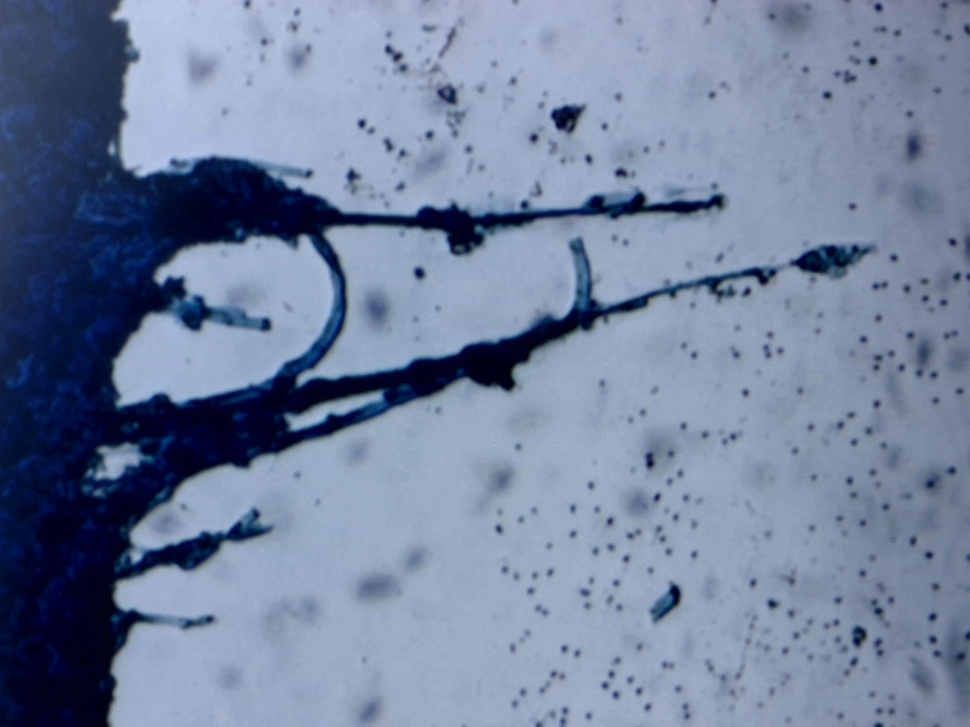
#> input picture data/mycelium/02/my_photo-3.jpg, 970 x 727 px, shrunk from 2592 x 1944 before the run
$ python 03_segmentation_02.py
#> lines starting #> are read from the running program, lines starting #| are printed output that depends on the picture; after the words box and inside, x2 and y2 are one past the last pixel; in counts of white or black regions, pixels touching at a corner belong together; long printed decimals are rounded
#> further down, img1 is the input picture: shape (727, 970, 3); mean R, G, B 114.6, 129.6, 158.2
### src/mycelium/__init__.py
import matplotlib
matplotlib.use('Qt5Agg')

from os.path import dirname, realpath, join

assetsdir_1 = join(dirname(dirname(dirname(realpath(__file__)))), "data", "mycelium", "01")
assetsdir_2 = join(dirname(dirname(dirname(realpath(__file__)))), "data", "mycelium", "02")
assetsdir_3 = join(dirname(dirname(dirname(realpath(__file__)))), "data", "mycelium", "03")

def rgb2gray(img):
    r = img[:, :, 0]
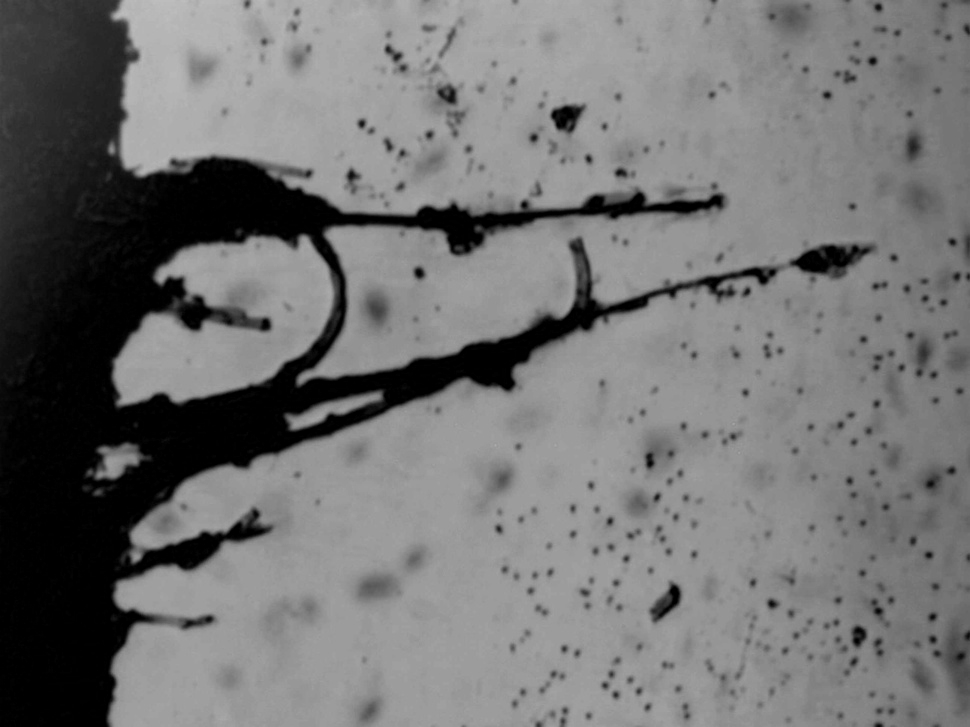
#> r: shape (727, 970); min 0, max 191, mean 114.6
    g = img[:, :, 1]
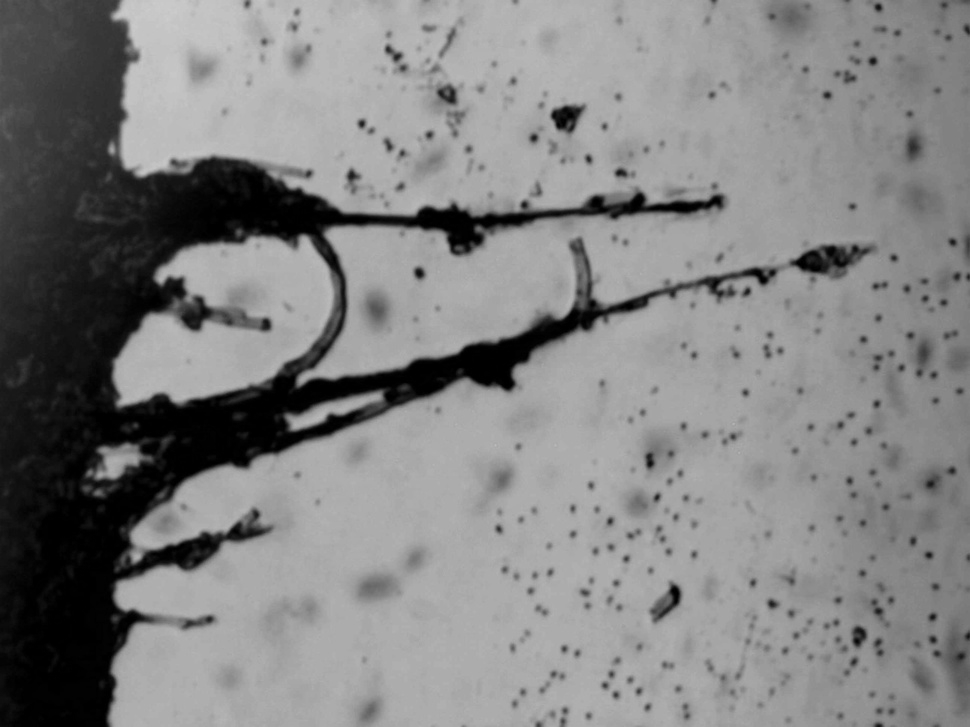
#> g: shape (727, 970); min 0, max 205, mean 129.6
    b = img[:, :, 2]
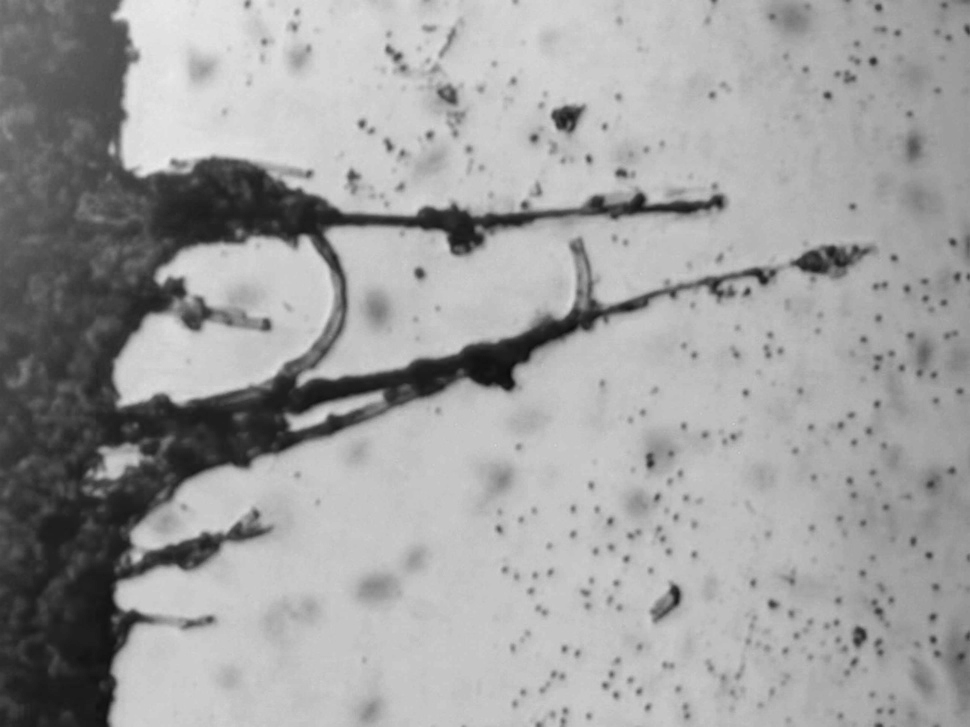
#> b: shape (727, 970); min 13, max 235, mean 158.2
    return (
        0.2989 * r + 0.5879 * g + 0.114 * b
    )
#| 153.0 154.3243
#| 134.139 128.468
#| 134.139 128.468
#| 58.643 56.717
#| 3439.052 3216.841

def threshold(img, thresh=127):
    return ((img > thresh) * 255).astype("uint8")

def inverted_threshold(img, thresh=127):
#> called with thresh = 127
    return ((img < thresh) * 255).astype("uint8")
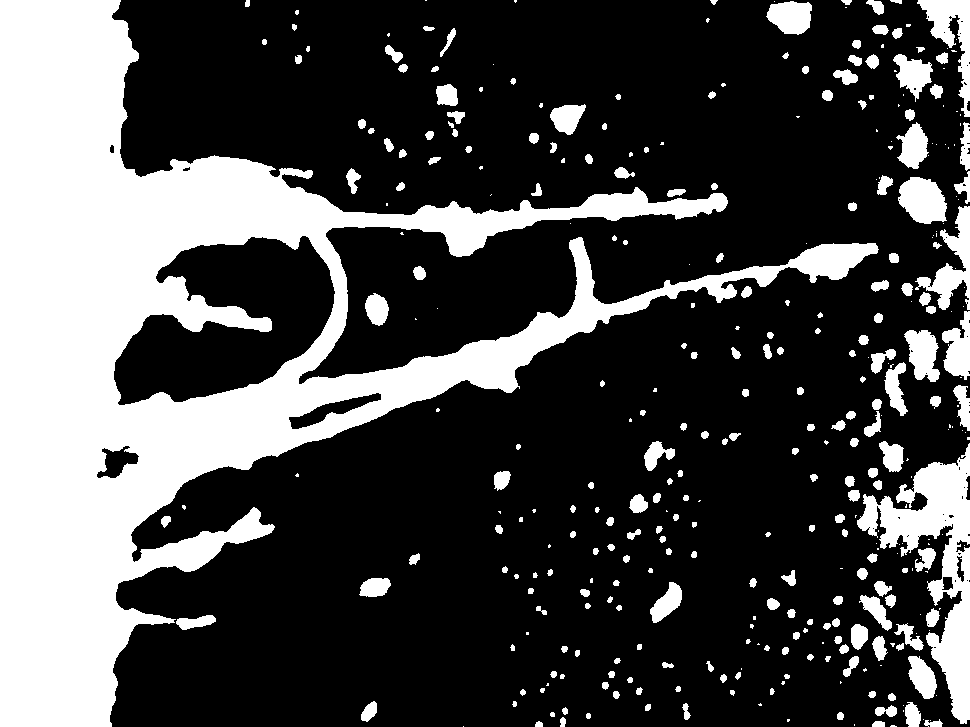
#> returned value: shape (727, 970); 28.8% white; 364 white regions (133 under 20 px), largest, box (x1, y1, x2, y2) and area: (0, 0, 879, 727) 158694, (857, 443, 970, 724) 10557, (917, 0, 970, 117) 2179

### src/mycelium/03_segmentation_02.py
"""
IMAGE SEGMENTATION: image thresholding
on microscopy pictures of mycelium culture (4 months old)
Pleurotus eryngii
"""
from os.path import join

import numpy as np
import matplotlib.pyplot as plt
import matplotlib.image as mpimg

from __init__ import assetsdir_2, rgb2gray, threshold, inverted_threshold


img1 = mpimg.imread(join(assetsdir_2, "my_photo-3.jpg"))
grayscale_img1 = rgb2gray(img1)
print(np.median(img1), np.median(grayscale_img1))
print(np.average(img1), np.average(grayscale_img1))
print(np.mean(img1), np.mean(grayscale_img1))
print(np.std(img1), np.std(grayscale_img1))
print(np.var(img1), np.var(grayscale_img1))

_, axs = plt.subplots(2, 2, constrained_layout=True)

axs[0,0].set_title("Original")
axs[0,0].imshow(img1)

axs[0,1].set_title("grayscale")
axs[0,1].imshow(grayscale_img1, cmap="gray")

axs[1,0].set_title("grayscale - inverted threshold 127 grayscale")
axs[1,0].imshow(grayscale_img1 - inverted_threshold(grayscale_img1), cmap="gray")

axs[1,1].set_title("inverted threshold 127 grayscale - grayscale")
axs[1,1].imshow(inverted_threshold(grayscale_img1) - grayscale_img1, cmap="gray")

plt.show()
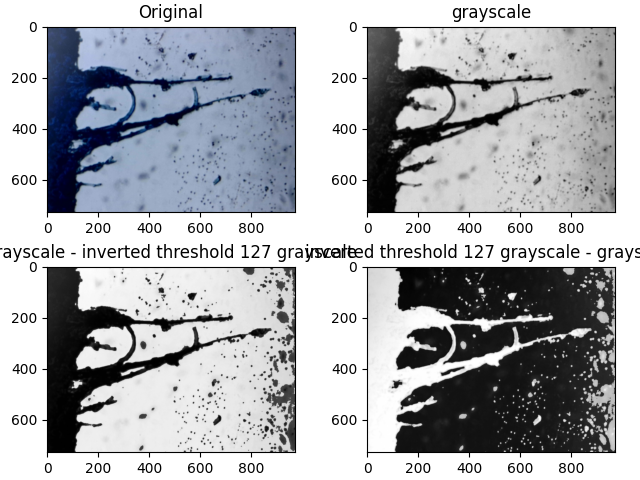
#> figure drawn by matplotlib, 4 panels

$ run again, with data/mycelium/02/my_photo-11.jpg copied over data/mycelium/02/my_photo-3.jpg
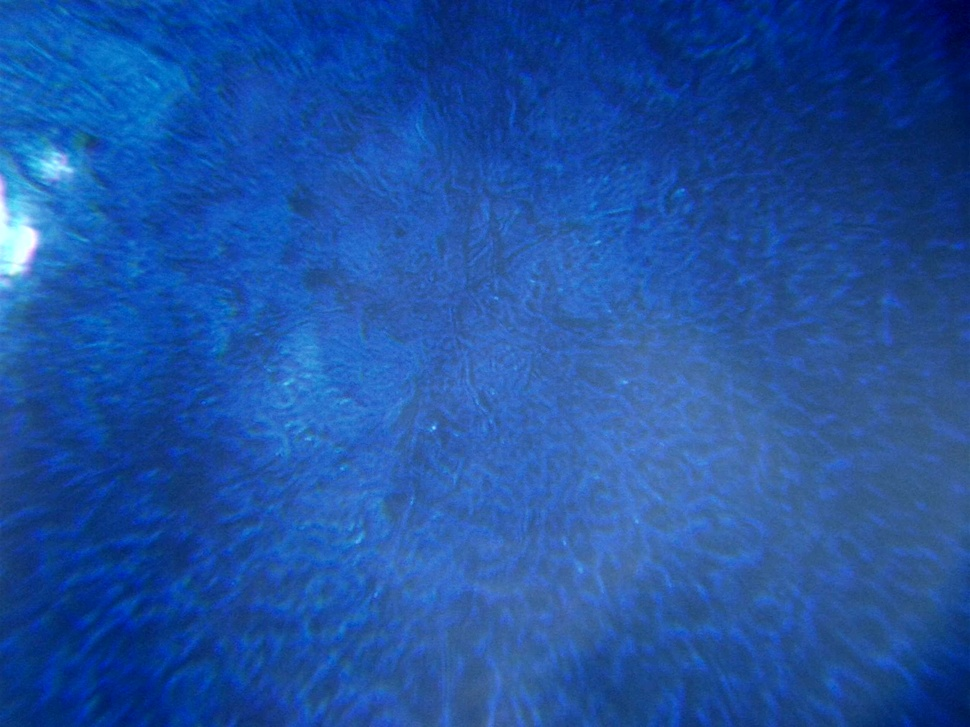
#> input picture data/mycelium/02/my_photo-11.jpg, 970 x 727 px, shrunk from 2592 x 1944 before the run
#> img1 is the input picture: shape (727, 970, 3); mean R, G, B 30.7, 81.7, 162.7
#| 83.0 76.808
#| 91.694 75.759
#| 91.694 75.759
#| 59.895 23.116
#| 3587.360 534.347
#> in inverted_threshold, `return ((img < thresh) * 255).astype("uint8")`:
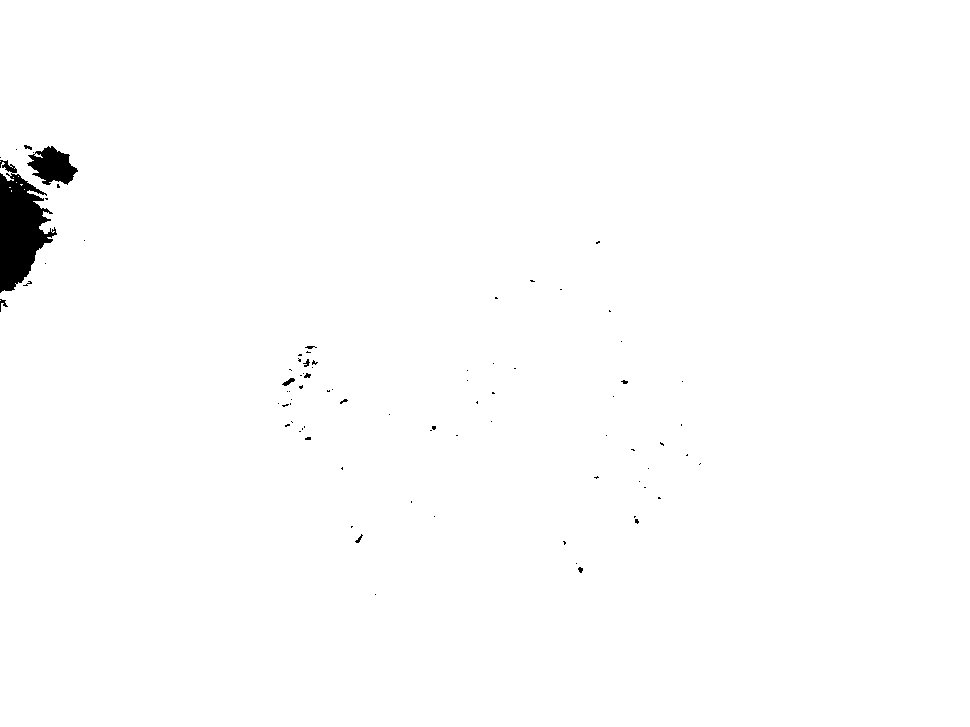
#> returned value: shape (727, 970); 99.1% white; 82 black regions (72 under 20 px), largest, box (x1, y1, x2, y2) and area: (0, 160, 57, 293) 4281, (27, 146, 78, 185) 1192, (282, 378, 295, 386) 49
#> `plt.show()`:
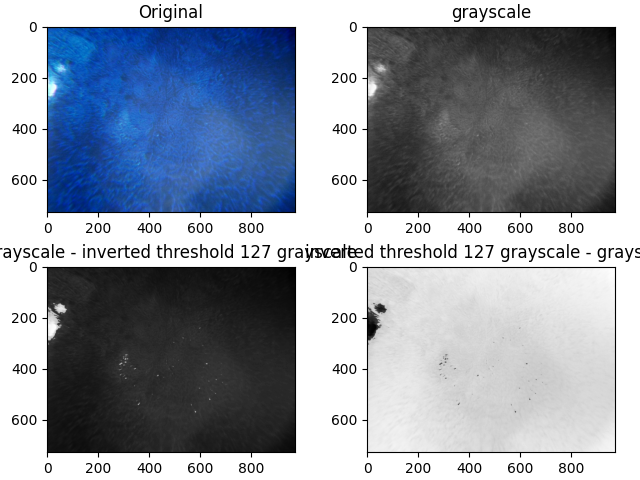
#> figure drawn by matplotlib, 4 panels

$ run again, with data/mycelium/02/horizon-2.jpg copied over data/mycelium/02/my_photo-3.jpg
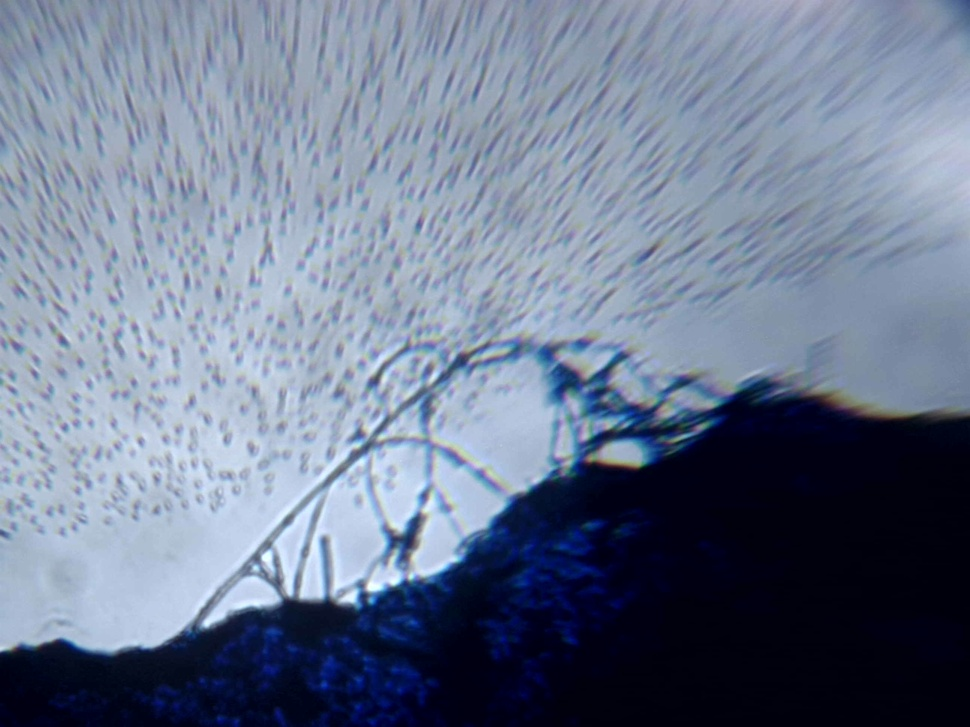
#> input picture data/mycelium/02/horizon-2.jpg, 970 x 727 px, shrunk from 2592 x 1944 before the run
#> img1 is the input picture: shape (727, 970, 3); mean R, G, B 109.3, 121.1, 143.3
#| 154.0 151.313
#| 124.564 120.186
#| 124.564 120.186
#| 74.495 73.331
#| 5549.532 5377.367
#> in inverted_threshold, `return ((img < thresh) * 255).astype("uint8")`:
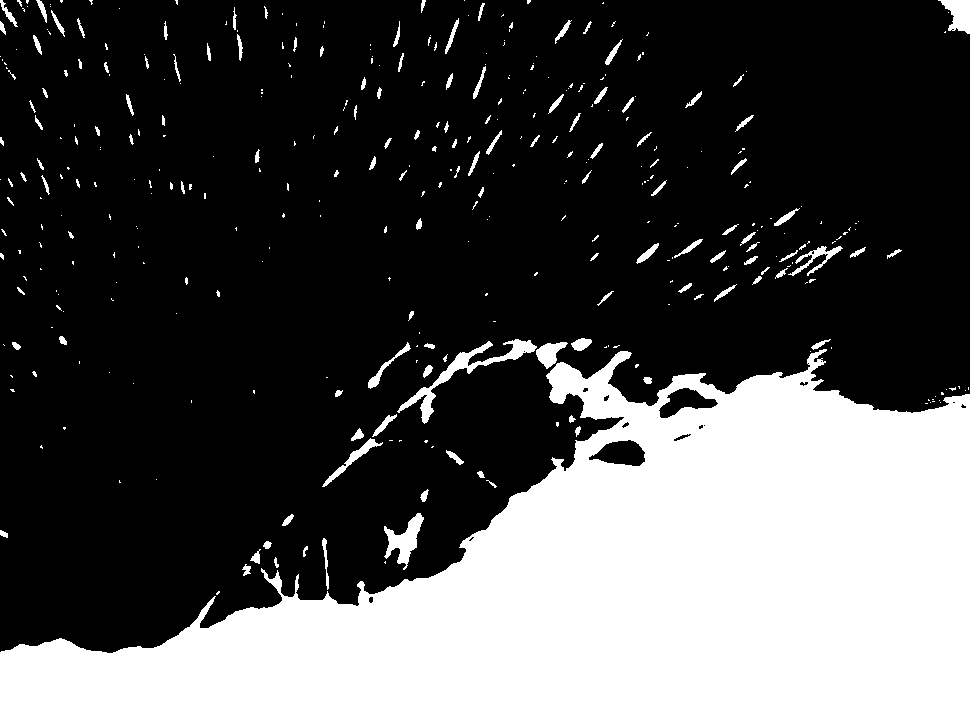
#> returned value: shape (727, 970); 31.4% white; 384 white regions (257 under 20 px), largest, box (x1, y1, x2, y2) and area: (0, 349, 970, 727) 208619, (397, 339, 537, 424) 1704, (384, 513, 424, 570) 939
#> `plt.show()`:
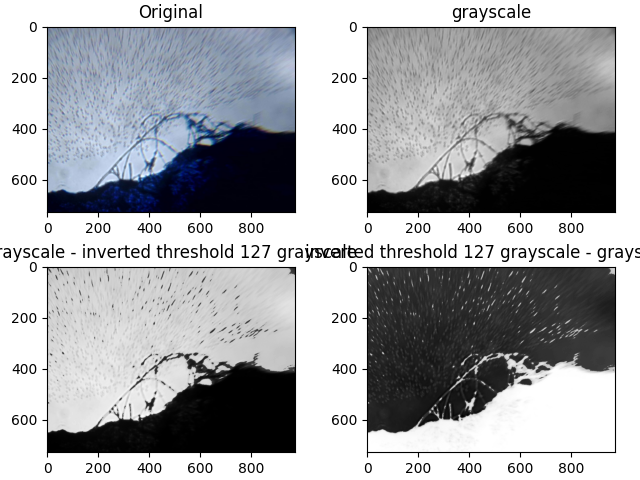
#> figure drawn by matplotlib, 4 panels
